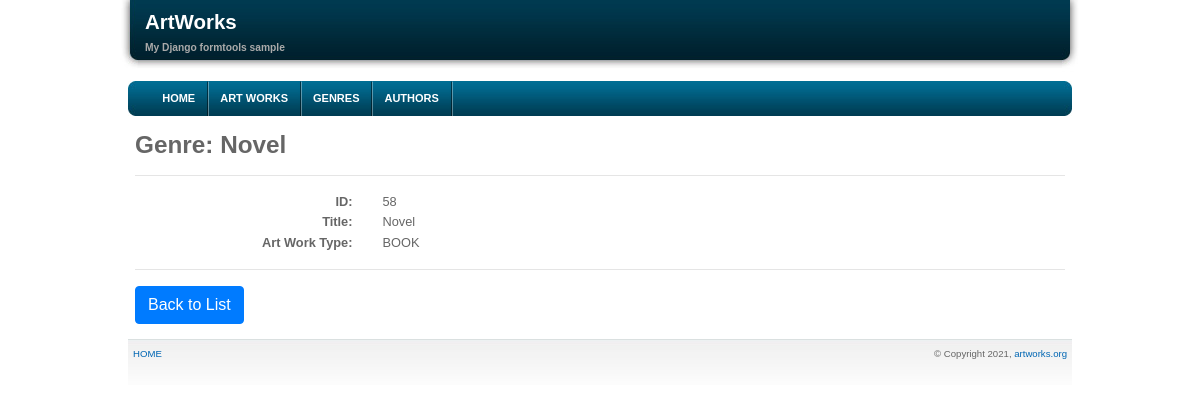
The app's page /genres/58/view with its own data.
### artworks/models.py (models this page shows, shortened)
class Genre(models.Model):
    class Meta:
        ordering = ('artwork_type',)
    artwork_type = models.CharField(max_length=30, choices=ArtworkType.choices)
    title = models.CharField(max_length=200)

### artworks/views.py (the view)
# urls.py: path('genres/<int:pk>/view', GenreDetailView.as_view(), name='genre-detail-view'),
class GenreDetailView(DetailView):
    model = Genre

### artworks/templates/artworks/genre_detail.html (shortened to what this page needs)
{% extends 'base.html' %}
{% block content %}
  <h1>Genre: {{object.title}}</h1>
	<hr>
	<div class="container">
		<div class="row">
			<div class="col-md-3 text-right font-weight-bold">
				ID:
			</div>
			<div class="col-sm">{{ object.id }}</div>
		</div>
		<div class="row">
			<div class="col-md-3 text-right font-weight-bold">
				Title:
			</div>
			<div class="col-sm">{{ object.title }}</div>
		</div>
		<div class="row">
			<div class="col-md-3 text-right font-weight-bold">
				Art Work Type:
			</div>
			<div class="col-sm">{{ object.artwork_type }}</div>
		</div>
	</div>
	<hr>
	<a href="{% url 'genres' %}" class="btn btn-primary">Back to List</a>
{% endblock %}

### artworks_project/static/css/style.css (style rules this page uses)
* { padding: 0; margin: 0; }
body { font: .8em Verdana, Arial, Sans-Serif; line-height: 1.6em; margin: 0 }
a { color: #0066B3; background: inherit; text-decoration: none }
h1 { font: bold 1.9em Arial, Arial, Sans-Serif }

### records on screen
Genre: title "Novel", id "58", artwork_type "BOOK"
